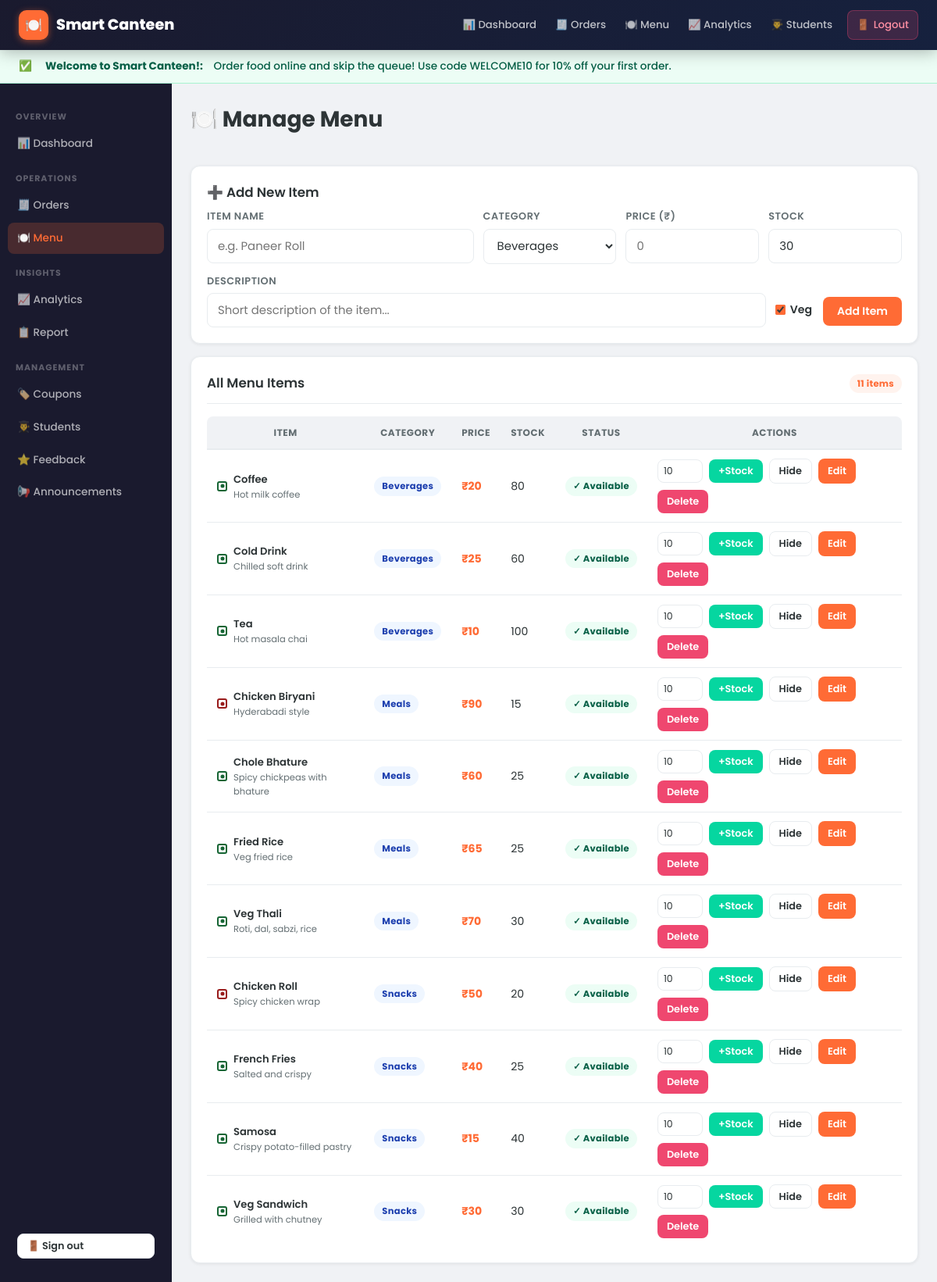
/admin/menu (signed in), run on the app's committed database.
### tables this page shows
CREATE TABLE announcements(
        id INTEGER PRIMARY KEY AUTOINCREMENT, title TEXT, content TEXT,
        type TEXT DEFAULT 'info', active INTEGER DEFAULT 1,
        created_at TEXT DEFAULT (datetime('now','localtime')));

CREATE TABLE menu_items(
        id INTEGER PRIMARY KEY AUTOINCREMENT, name TEXT, category TEXT,
        price REAL, available INTEGER DEFAULT 1, stock INTEGER DEFAULT 50,
        veg INTEGER DEFAULT 1, description TEXT DEFAULT '', image_url TEXT DEFAULT '');

### app.py (the view, shortened to what this page needs)
@app.route("/admin/menu", methods=["GET", "POST"])
@admin_required
def admin_menu():
    items = many("SELECT * FROM menu_items ORDER BY category, name")
    all_cats = ["Snacks", "Meals", "Beverages", "Desserts"]
    existing_cats = [r[0] for r in many("SELECT DISTINCT category FROM menu_items")]
    categories = sorted(set(all_cats + existing_cats))
    return render_template("admin_menu.html", items=items, low=LOW_STOCK, categories=categories)

### app.py (called while the page is built, shortened)
def db():
    if "db" not in g:
        g.db = sqlite3.connect(DB)
        g.db.row_factory = sqlite3.Row
        g.db.execute("PRAGMA journal_mode=WAL")
        g.db.execute("PRAGMA foreign_keys=ON")
    return g.db

def many(sql, a=()):
    return db().execute(sql, a).fetchall()

def admin_required(f):
    @wraps(f)
    def w(*a, **k):
        if session.get("role") != "admin":
            flash("Admin access only.")
            return redirect(url_for("login"))
        return f(*a, **k)
    return w

@app.context_processor
def inject():
    d = {"wallet_bal": 0, "ready_count": 0, "cart_count": 0,
         "unread_notif": 0, "active_announcements": []}
    if session.get("uid"):
        d["active_announcements"] = many(
            "SELECT * FROM announcements WHERE active=1 ORDER BY id DESC LIMIT 3")
    return d

### templates/admin_menu.html (shortened to what this page needs)
{% extends "base.html" %}
{% block content %}
<div class="page-header">
  <h1>🍽️ Manage Menu</h1>
</div>
<div class="card">
  <h3>➕ Add New Item</h3>
  <form method="post">
    <div style="display:grid;grid-template-columns:2fr 1fr 1fr 1fr;gap:12px;margin-bottom:12px;">
      <div class="form-group mb-0">
        <label>Item Name</label>
        <input name="name" placeholder="e.g. Paneer Roll" required>
      </div>
      <div class="form-group mb-0">
        <label>Category</label>
        <select name="category">
          {% for c in categories %}<option>{{ c }}</option>{% endfor %}
        </select>
      </div>
      <div class="form-group mb-0">
        <label>Price (₹)</label>
        <input name="price" type="number" step="0.5" min="0" placeholder="0" required>
      </div>
      <div class="form-group mb-0">
        <label>Stock</label>
        <input name="stock" type="number" min="0" value="30">
      </div>
    </div>
    <div style="display:grid;grid-template-columns:2fr auto;gap:12px;align-items:flex-end;">
      <div class="form-group mb-0">
        <label>Description</label>
        <input name="description" placeholder="Short description of the item...">
      </div>
      <div style="display:flex;align-items:center;gap:14px;padding-bottom:2px;">
        <label style="display:flex;align-items:center;gap:6px;text-transform:none;letter-spacing:0;font-size:0.88rem;color:var(--text);cursor:pointer;">
          <input type="checkbox" name="veg" checked> Veg
        </label>
        <button type="submit" class="btn btn-primary">Add Item</button>
      </div>
    </div>
  </form>
</div>
<div class="card mb-0">
  <div class="card-header">
    <h3 class="mb-0">All Menu Items</h3>
    <span class="badge badge-primary">{{ items|length }} items</span>
  </div>
  <div class="table-wrapper">
    <table>
      <thead>
        <tr><th>Item</th><th>Category</th><th>Price</th><th>Stock</th><th>Status</th><th>Actions</th></tr>
      </thead>
      <tbody>
        {% for i in items %}
        <tr>
          <td>
            <div class="d-flex align-center gap-sm">
              <span class="veg-dot {{ 'veg' if i.veg else 'nonveg' }}"></span>
              <div>
                <div class="fw-semi fs-sm">{{ i.name }}</div>
                <div class="fs-xs text-muted">{{ i.description[:50] + '...' if i.description|length > 50 else i.description }}</div>
              </div>
            </div>
          </td>
          <td><span class="badge badge-info">{{ i.category }}</span></td>
          <td class="fw-bold" style="color:var(--primary);">₹{{ '%.0f'|format(i.price) }}</td>
          <td class="{{ 'text-danger fw-bold' if i.stock <= low else '' }}">
            {{ i.stock }}
          </td>
          <td>
            {% if i.available %}<span class="badge badge-success">✓ Available</span>
            {% else %}<span class="badge badge-danger">✕ Hidden</span>{% endif %}
          </td>
          <td>
            <div class="d-flex gap-sm flex-wrap">
              <form class="d-flex gap-sm align-center" method="post" action="/admin/menu/restock/{{ i.id }}">
                <input type="number" name="add" value="10" min="1" style="width:58px;padding:5px 7px;font-size:0.78rem;">
                <button class="btn btn-success btn-sm">+Stock</button>
              </form>
              <form method="post" action="/admin/menu/toggle/{{ i.id }}">
                <button class="btn btn-secondary btn-sm" title="Toggle availability">
                  {{ 'Hide' if i.available else 'Show' }}
                </button>
              </form>
              <a href="/admin/menu/edit/{{ i.id }}" class="btn btn-primary btn-sm">Edit</a>
              <form method="post" action="/admin/menu/delete/{{ i.id }}" onsubmit="return confirm('Delete {{ i.name }}?')">
                <button class="btn btn-danger btn-sm">Delete</button>
              </form>
            </div>
          </td>
        </tr>
        {% endfor %}
      </tbody>
    </table>
  </div>
</div>
{% endblock %}

### templates/base.html (shortened to what this page needs)
<!DOCTYPE html>
<html lang="en">
<head>
<link rel="stylesheet" href="{{ url_for('static', filename='style.css') }}">
</head>
<body>
<nav class="navbar">
  <a href="/" class="brand">
    <div class="brand-icon">🍽️</div>
    <span>Smart Canteen</span>
  </a>
  <div class="nav-links">
    {% if session.role == 'admin' %}
      <a href="/admin" class="nav-link">📊 Dashboard</a>
      <a href="/admin/orders" class="nav-link">🧾 Orders</a>
      <a href="/admin/menu" class="nav-link">🍽️ Menu</a>
      <a href="/admin/analytics" class="nav-link">📈 Analytics</a>
      <a href="/admin/students" class="nav-link">👨‍🎓 Students</a>
    {% endif %}
    {% if session.uid %}
      <a href="/logout" class="nav-link" title="Sign out" style="margin-left:6px;background:rgba(239,71,111,0.18);color:#FF8FA3;border:1px solid rgba(239,71,111,0.35);">🚪 <span>Logout</span></a>
    {% endif %}
  </div>
</nav>
{% for ann in active_announcements %}
<div class="announcement-bar {{ ann.type }}">
  {% if ann.type == 'success' %}✅{% elif ann.type == 'warning' %}⚠️{% else %}ℹ️{% endif %}
  &nbsp;<strong>{{ ann.title }}:</strong>&nbsp;{{ ann.content }}
</div>
{% endfor %}
{% if session.role == 'admin' %}
<div class="admin-layout">
  <aside class="admin-sidebar">
    <div class="sidebar-section">Overview</div>
    <a href="/admin" class="sidebar-link {{ 'active' if request.endpoint == 'admin_home' }}">📊 Dashboard</a>
    <div class="sidebar-section">Operations</div>
    <a href="/admin/orders" class="sidebar-link {{ 'active' if request.endpoint in ['admin_orders','admin_status','admin_cancel'] }}">🧾 Orders</a>
    <a href="/admin/menu" class="sidebar-link {{ 'active' if request.endpoint in ['admin_menu','admin_edit','admin_restock','admin_toggle','admin_delete'] }}">🍽️ Menu</a>
    <div class="sidebar-section">Insights</div>
    <a href="/admin/analytics" class="sidebar-link {{ 'active' if request.endpoint == 'admin_analytics' }}">📈 Analytics</a>
    <a href="/admin/report" class="sidebar-link {{ 'active' if request.endpoint in ['admin_report','admin_report_csv'] }}">📋 Report</a>
    <div class="sidebar-section">Management</div>
    <a href="/admin/coupons" class="sidebar-link {{ 'active' if request.endpoint in ['admin_coupons','coupon_toggle','coupon_delete'] }}">🏷️ Coupons</a>
    <a href="/admin/students" class="sidebar-link {{ 'active' if request.endpoint in ['admin_students','admin_credit'] }}">👨‍🎓 Students</a>
    <a href="/admin/feedback" class="sidebar-link {{ 'active' if request.endpoint == 'admin_feedback' }}">⭐ Feedback</a>
    <a href="/admin/announcements" class="sidebar-link {{ 'active' if request.endpoint in ['admin_announcements','announcement_toggle','announcement_delete'] }}">📢 Announcements</a>
    <div style="flex:1"></div>
    <div style="padding:10px 12px;">
      <a href="/logout" class="btn btn-secondary btn-sm w-full">🚪 Sign out</a>
    </div>
  </aside>
  <main class="admin-content">
    {{ self.content() }}
  </main>
</div>
{% else %}
{% block wrapper %}
<div class="container">
  {% block content %}{% endblock %}
</div>
{% endblock %}
{% endif %}
</body>
</html>

### data on the page
announcements: title "Welcome to Smart Canteen!", content "Order food online and skip the queue! Use code WELCOME10 for 10% off your first order."
menu_items: veg 1 (drawn), name "Coffee", description "Hot milk coffee", category "Beverages", price "20", stock "80", shows "✓ Available", available "Hide"
menu_items: veg 1 (drawn), name "Cold Drink", description "Chilled soft drink", category "Beverages", price "25", stock "60", shows "✓ Available", available "Hide"
menu_items: veg 1 (drawn), name "Tea", description "Hot masala chai", category "Beverages", price "10", stock "100", shows "✓ Available", available "Hide"
menu_items: veg 0 (drawn), name "Chicken Biryani", description "Hyderabadi style", category "Meals", price "90", stock "15", shows "✓ Available", available "Hide"
menu_items: veg 1 (drawn), name "Chole Bhature", description "Spicy chickpeas with bhature", category "Meals", price "60", stock "25", shows "✓ Available", available "Hide"
menu_items: veg 1 (drawn), name "Fried Rice", description "Veg fried rice", category "Meals", price "65", stock "25", shows "✓ Available", available "Hide"
menu_items: veg 1 (drawn), name "Veg Thali", description "Roti, dal, sabzi, rice", category "Meals", price "70", stock "30", shows "✓ Available", available "Hide"
menu_items: veg 0 (drawn), name "Chicken Roll", description "Spicy chicken wrap", category "Snacks", price "50", stock "20", shows "✓ Available", available "Hide"
menu_items: veg 1 (drawn), name "French Fries", description "Salted and crispy", category "Snacks", price "40", stock "25", shows "✓ Available", available "Hide"
menu_items: veg 1 (drawn), name "Samosa", description "Crispy potato-filled pastry", category "Snacks", price "15", stock "40", shows "✓ Available", available "Hide"
menu_items: veg 1 (drawn), name "Veg Sandwich", description "Grilled with chutney", category "Snacks", price "30", stock "30", shows "✓ Available", available "Hide"

### other printed values
{{ items|length }} "11"
form field category "Beverages"
